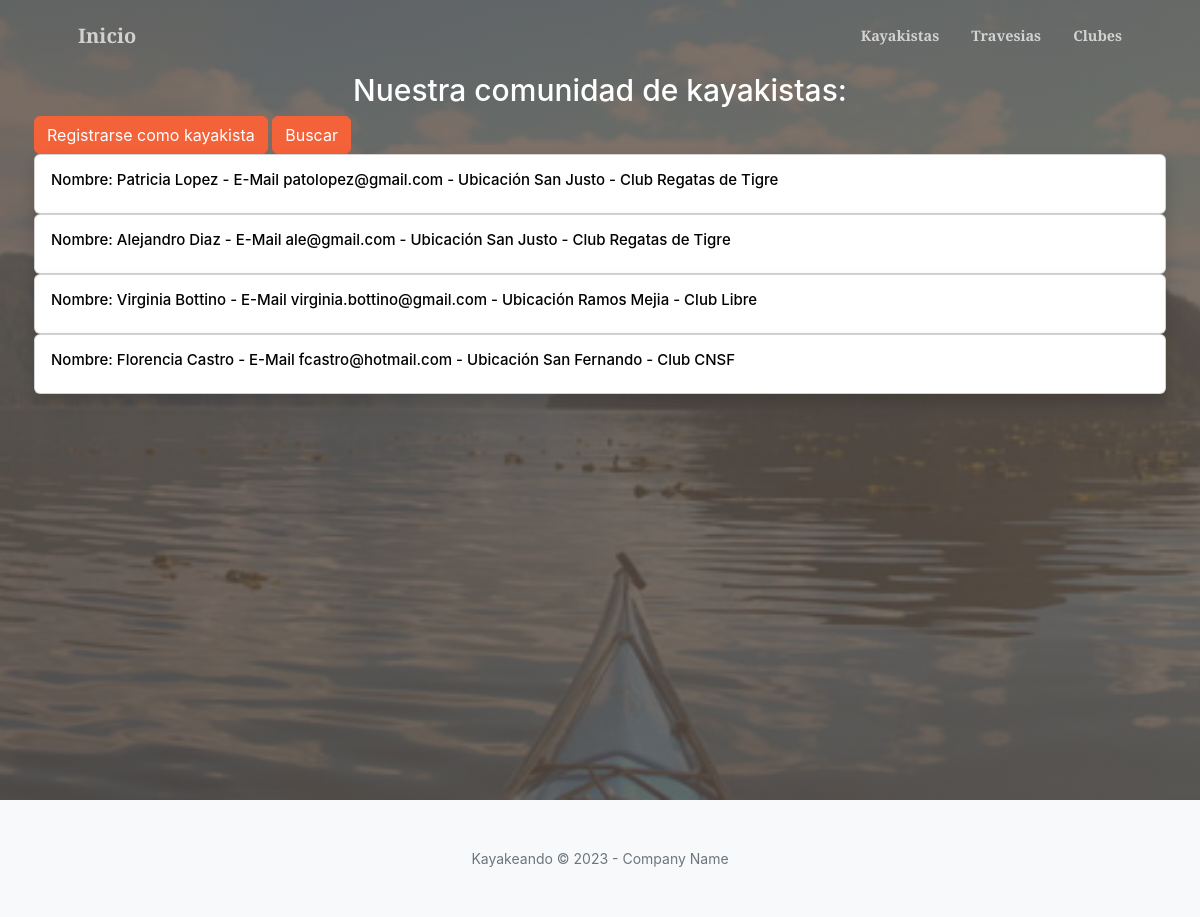
The app's page /kayakistas with its own data.
### Kayakeando/models.py (models this page shows)
class Kayakista(models.Model):
    nombre = models.CharField(max_length=40)
    email = models.EmailField()
    ubicacion = models.CharField(max_length=40)
    club = models.CharField(max_length=40)
    def __str__(self):
        return f"Nombre: {self.nombre} - E-Mail {self.email} - Ubicación {self.ubicacion} - Club {self.club}"

### Kayakeando/views.py (the view)
# urls.py: path('kayakistas', views.kayakistas, name='Kayakistas'),
def kayakistas(request):
    kayakistas = Kayakista.objects.all()
    return render(request, "Kayakeando/kayakistas.html", {"kayakistas" : kayakistas})

### Kayakeando/Templates/Kayakeando/kayakistas.html (shortened to what this page needs)
{% extends "Kayakeando/padre.html" %}
{% load static %}
{% block main %}
<header class="masthead">
  <div class="container px-1 px-lg-1">
    <div class="row gx-4 gx-lg-5 align-items-center justify-content-center text-center">
      <div class="col-lg-8">
        <h1 class="text-white font-weight-bold" style="font-size:30px" >Nuestra comunidad de kayakistas:</h1>
      </div>
    </div>
      <a class="btn btn-primary btn-l text-center" href="{% url 'Crear kayakista' %}">Registrarse como kayakista</a>
      <a class="btn btn-primary btn-l text-center" href="{% url 'Buscar kayakista' %}">Buscar</a>
      {% for k in kayakistas %}
      <div class="card w-100 rounded-10 shadow bg-orange">
        <div class="card-body d-flex align-items-center bg-orange">
          <h5 class="card-title text-black font-weight-bold" style="font-size:15px">{{ k }}</h5>
        </div>
      </div>
    {% endfor %}
    </header>
{% endblock %}

### Kayakeando/Templates/Kayakeando/padre.html (shortened to what this page needs)
<!DOCTYPE html>
{% load static %}
<html lang="en">
    <head>
        <link href="https://cdn.jsdelivr.net/npm/bootstrap-icons@1.5.0/font/bootstrap-icons.css" rel="stylesheet" />
        <link href="https://cdnjs.cloudflare.com/ajax/libs/SimpleLightbox/2.1.0/simpleLightbox.min.css" rel="stylesheet" />
        <link href="{% static 'Kayakeando/css/styles.css' %}" rel="stylesheet" />
    </head>
    <body id="page-top">
        <nav class="navbar navbar-expand-lg navbar-light fixed-top py-3" id="mainNav">
            <div class="container px-4 px-lg-5">
                <a class="navbar-brand" href="{% url 'Inicio' %}">Inicio</a>
                <div class="collapse navbar-collapse" id="navbarResponsive">
                    <ul class="navbar-nav ms-auto my-2 my-lg-0">
                        <li class="nav-item"><a class="nav-link" href="{% url 'Kayakistas' %}" >Kayakistas</a></li>
                        <li class="nav-item"><a class="nav-link" href="{% url 'Travesias' %}">Travesias</a></li>
                        <li class="nav-item"><a class="nav-link" href="{% url 'Clubes' %}">Clubes</a></li>
                    </ul>
                </div>
            </div>
        </nav>
        {% block main %}
        {% endblock main %}
        <footer class="bg-light py-5">
            <div class="container px-4 px-lg-5"><div class="small text-center text-muted">Kayakeando &copy; 2023 - Company Name</div></div>
        </footer>
    </body>
</html>

### records on screen
Kayakista: nombre+email+ubicacion "Nombre: Patricia Lopez - E-Mail patolopez@gmail.com - Ubicación San Justo - Club Regatas de Tigre"
Kayakista: nombre+email+ubicacion "Nombre: Alejandro Diaz - E-Mail ale@gmail.com - Ubicación San Justo - Club Regatas de Tigre"
Kayakista: nombre+email+ubicacion "Nombre: Virginia Bottino - E-Mail virginia.bottino@gmail.com - Ubicación Ramos Mejia - Club Libre"
Kayakista: nombre+email+ubicacion "Nombre: Florencia Castro - E-Mail fcastro@hotmail.com - Ubicación San Fernando - Club CNSF"
